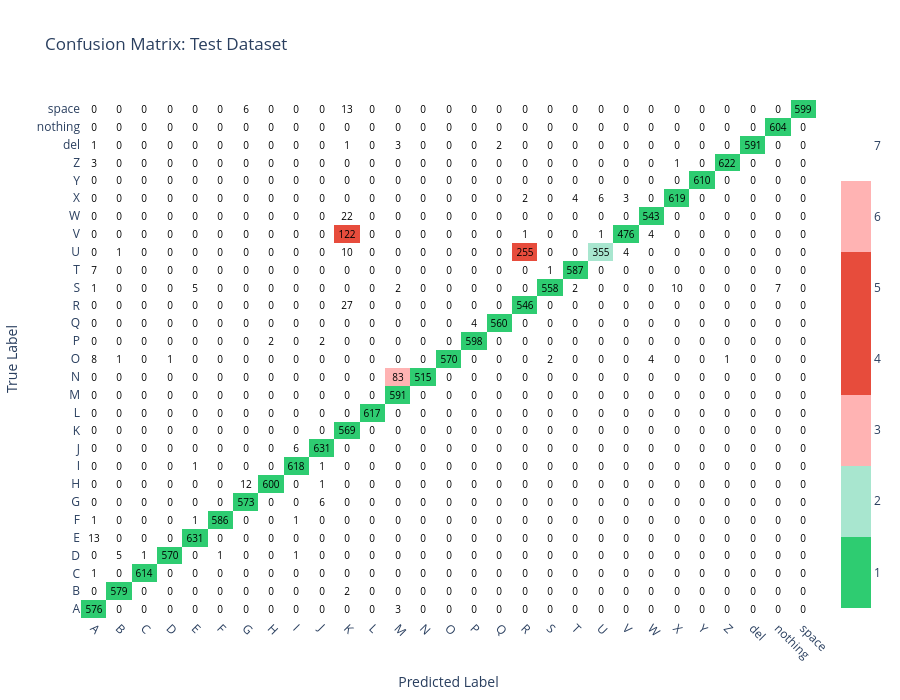

The notebook cell this image was saved under:
### Code cell
tc.test_model(tc.model, tc.test_loader)

### Figure 1 — Plotly figure (JSON) as saved in the notebook; plotly's stock layout.template omitted (floating-point values rounded to 4 significant figures; data arrays with more than 128 entries replaced by an {"elided": "..."} marker saying what was removed)
{"data": [{"colorscale": [[0, "#2ecc71"], [0.1429, "#2ecc71"], [0.1429, "#a8e6cf"], [0.2857, "#a8e6cf"], [0.2857, "#ffb3b3"], [0.4286, "#ffb3b3"], [0.4286, "#e74c3c"], [0.5714, "#e74c3c"], [0.5714, "#e74c3c"], [0.7143, "#e74c3c"], [0.7143, "#ffb3b3"], [0.8571, "#ffb3b3"], [0.8571, "#ffffff"], [1, "#ffffff"]], "hovertemplate": "True: %{y}<br>Predicted: %{x}<br>%{text}<extra></extra>", "text": {"elided": "29x29 str values"}, "textfont": {"color": "black", "size": 10}, "texttemplate": "%{text}", "type": "heatmap", "x": ["A", "B", "C", "D", "E", "F", "G", "H", "I", "J", "K", "L", "M", "N", "O", "P", "Q", "R", "S", "T", "U", "V", "W", "X", "Y", "Z", "del", "nothing", "space"], "y": ["A", "B", "C", "D", "E", "F", "G", "H", "I", "J", "K", "L", "M", "N", "O", "P", "Q", "R", "S", "T", "U", "V", "W", "X", "Y", "Z", "del", "nothing", "space"], "z": {"elided": "29x29 int values"}, "zmax": 7.5, "zmin": 0.5}], "layout": {"height": 700, "title": {"text": "Confusion Matrix: Test Dataset"}, "width": 900, "xaxis": {"tickangle": 45, "title": {"text": "Predicted Label"}}, "yaxis": {"title": {"text": "True Label"}}}}
